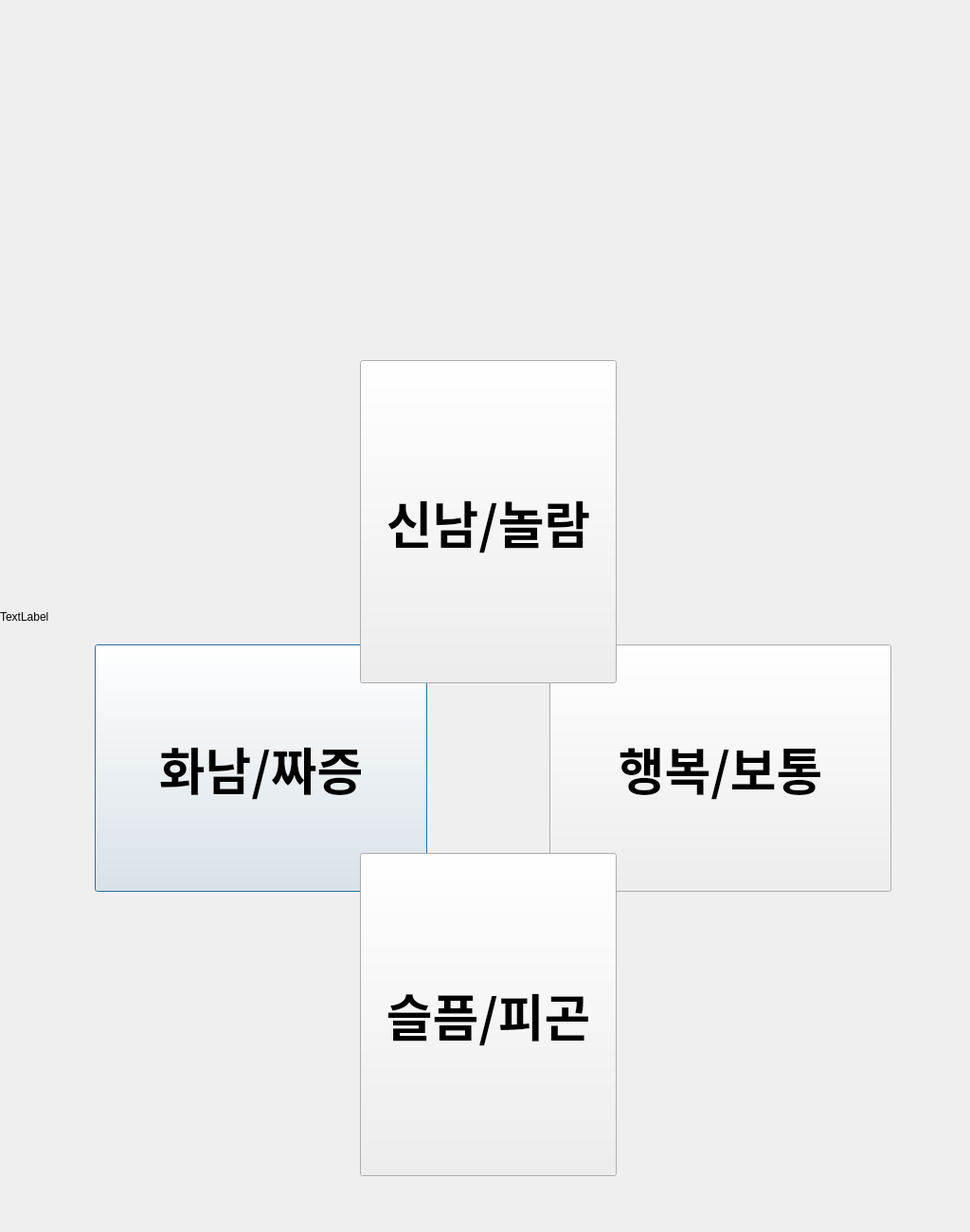
<?xml version="1.0" encoding="UTF-8"?>
<ui version="4.0">
 <class>Dialog</class>
 <widget class="QDialog" name="Dialog">
  <property name="geometry">
   <rect>
    <x>0</x>
    <y>0</y>
    <width>1024</width>
    <height>1300</height>
   </rect>
  </property>
  <property name="windowTitle">
   <string>Dialog</string>
  </property>
  <widget class="QPushButton" name="btn_1">
   <property name="geometry">
    <rect>
     <x>100</x>
     <y>680</y>
     <width>351</width>
     <height>261</height>
    </rect>
   </property>
   <property name="font">
    <font>
     <family>Agency FB</family>
     <pointsize>40</pointsize>
     <weight>75</weight>
     <bold>true</bold>
    </font>
   </property>
   <property name="text">
    <string>화남/짜증</string>
   </property>
  </widget>
  <widget class="QPushButton" name="btn_4">
   <property name="geometry">
    <rect>
     <x>580</x>
     <y>680</y>
     <width>361</width>
     <height>261</height>
    </rect>
   </property>
   <property name="font">
    <font>
     <family>Agency FB</family>
     <pointsize>40</pointsize>
     <weight>75</weight>
     <bold>true</bold>
    </font>
   </property>
   <property name="text">
    <string>행복/보통</string>
   </property>
  </widget>
  <widget class="QPushButton" name="btn_3">
   <property name="geometry">
    <rect>
     <x>380</x>
     <y>900</y>
     <width>271</width>
     <height>341</height>
    </rect>
   </property>
   <property name="font">
    <font>
     <family>Agency FB</family>
     <pointsize>40</pointsize>
     <weight>75</weight>
     <bold>true</bold>
    </font>
   </property>
   <property name="text">
    <string>슬픔/피곤</string>
   </property>
  </widget>
  <widget class="QLabel" name="lbl_image">
   <property name="geometry">
    <rect>
     <x>0</x>
     <y>0</y>
     <width>1021</width>
     <height>1301</height>
    </rect>
   </property>
   <property name="text">
    <string>TextLabel</string>
   </property>
  </widget>
  <widget class="QPushButton" name="btn_2">
   <property name="geometry">
    <rect>
     <x>380</x>
     <y>380</y>
     <width>271</width>
     <height>341</height>
    </rect>
   </property>
   <property name="font">
    <font>
     <family>Agency FB</family>
     <pointsize>40</pointsize>
     <weight>75</weight>
     <bold>true</bold>
    </font>
   </property>
   <property name="text">
    <string>신남/놀람</string>
   </property>
  </widget>
  <zorder>lbl_image</zorder>
  <zorder>btn_1</zorder>
  <zorder>btn_4</zorder>
  <zorder>btn_2</zorder>
  <zorder>btn_3</zorder>
 </widget>
 <resources/>
 <connections/>
</ui>
